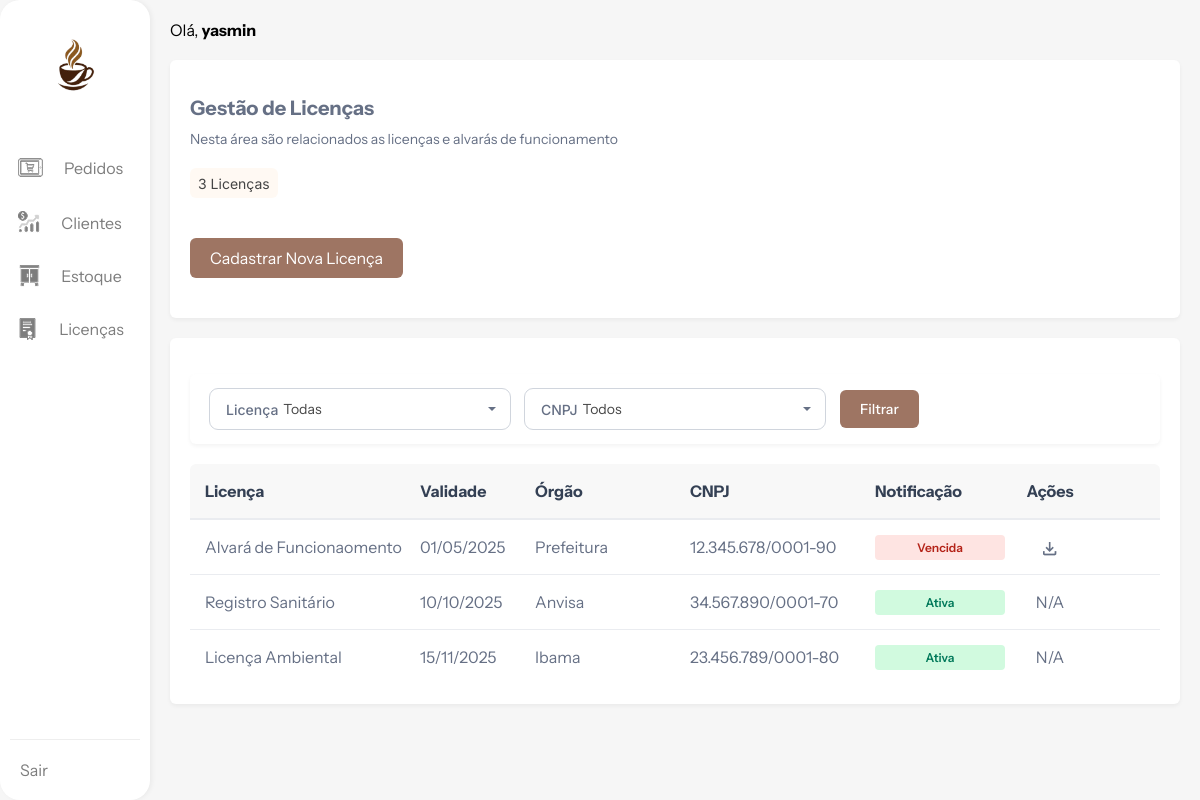
Screenshot of /views/licencas.php (signed in) with the database file from the repository.
### tables this page shows
CREATE TABLE IF NOT EXISTS `licencas` (
  `licenca_id` int NOT NULL AUTO_INCREMENT,
  `nome_licenca` varchar(100) NOT NULL,
  `cnpj` varchar(18) NOT NULL,
  `orgao_responsavel` varchar(100) NOT NULL,
  `data_validade` date NOT NULL,
  `prazo_expiracao` enum('30','60','90','140') NOT NULL,
  `caminho_documento` varchar(255) DEFAULT NULL,
  PRIMARY KEY (`licenca_id`)
);

### views/licencas.php (the view, shortened to what this page needs)
<?php
include("../config/conexao.php");
$sql_licencas = "SELECT licenca_id, nome_licenca, cnpj, orgao_responsavel, data_validade, prazo_expiracao, caminho_documento FROM licencas";
$sql_licencas .= " ORDER BY data_validade ASC";
$stmt_licencas = $mysqli->prepare($sql_licencas);
$stmt_licencas->execute();
$result_licencas = $stmt_licencas->get_result();
$total_licencas = 0;
if ($result_licencas) {
    $total_licencas = $result_licencas->num_rows;
}
?>
<!DOCTYPE html>
<html lang="pt-br">
<head>
    <link rel="stylesheet" href="../public/css/licencas.css">
</head>
<body>
    <nav>
        <a href="dashboard.php">
            <img src="../public/img/logo.png" alt="Logo Alvorada" />
        </a>
        <div class="nav-item">
            <img src="../public/icons/pedidos.png" alt="Ícone Pedidos" />
            <span>
                <a href="pedidos.php">Pedidos</a>
            </span>
        </div>
        <div class="nav-item">
            <img src="../public/icons/clientes.png" alt="Ícone Clientes" />
            <span>
                <a href="clientes.php">Clientes</a>
            </span>
        </div>
        <div class="nav-item">
            <img src="../public/icons/estoque.png" alt="Ícone Estoque" />
            <span>
                <a href="estoque.php">Estoque</a>
            </span>
        </div>
        <div class="nav-item">
            <img src="../public/icons/licenca.png" alt="Ícone Licenças" />
            <span>
                <a href="licencas.php">Licenças</a>
            </span>
        </div>
        <div class="nav-item logout">
            <span>
                <a href="../auth/logout.php">Sair</a>
            </span>
        </div>
    </nav>
    <main>
        <div class="greeting">
            <span>Olá,</span>
            <b><?php echo htmlspecialchars($_SESSION['nome_usuario']); ?></b>
        </div>
        <section class="section-card">
            <h2>Gestão de Licenças</h2>
            <p>Nesta área são relacionados as licenças e alvarás de funcionamento</p>
            <div class="tag">
                <span><?php echo $total_licencas; ?> Licenças</span>
            </div>
            <div class="btn-cadastrar-licenca">
                <a href="cadastro_licenca.php">Cadastrar Nova Licença</a>
            </div>
        </section>
        <section>
            <div class="section-card">
                <form action="licencas.php" method="GET">
                    <div class="filter-header">
                        <div class="filter">
                            <div class="filter-content-wrapper">
                                <label for="filtro_licenca">Licença</label>
                                <select name="filtro_licenca" id="filtro_licenca" class="filter-select">
                                    <option value="">Todas</option>
                                </select>
                            </div>
                            <div class="dropdown-icon">
                                <div></div>
                            </div>
                        </div>
                        <div class="filter">
                            <div class="filter-content-wrapper">
                                <label for="filtro_cnpj">CNPJ</label>
                                <select name="filtro_cnpj" id="filtro_cnpj" class="filter-select">
                                    <option value="">Todos</option>
                                </select>
                            </div>
                            <div class="dropdown-icon">
                                <div></div>
                            </div>
                        </div>
                        <button type="submit" class="btn-filtrar">Filtrar</button>
                    </div>
                </form>
                <div class="table-header">
                    <div>Licença</div>
                    <div>Validade</div>
                    <div>Órgão</div>
                    <div>CNPJ</div>
                    <div>Notificação</div>
                    <div>Ações</div>
                </div>
                <?php
                if ($result_licencas && $result_licencas->num_rows > 0) {
                    while ($licenca = $result_licencas->fetch_assoc()) {
                        $data_validade = new DateTime($licenca['data_validade']);
                        $hoje = new DateTime();
                        $intervalo = $hoje->diff($data_validade);
                        $dias_restantes = $intervalo->days;
                        $notificacao_status = 'N/A';
                        $notificacao_class = '';
                        $prazo_expiracao = (int)$licenca['prazo_expiracao'];
                        if ($data_validade < $hoje) {
                            $notificacao_status = 'Vencida';
                            $notificacao_class = 'vencida';
                        } elseif ($dias_restantes <= $prazo_expiracao && $data_validade > $hoje) {
                            $notificacao_status = "Faltam {$dias_restantes} dias";
                            $notificacao_class = 'proximo-vencimento';
                        } else {
                            $notificacao_status = 'Ativa';
                            $notificacao_class = 'ativa';
                        }
                        ?>
                        <div class="table-row">
                            <div><?php echo htmlspecialchars($licenca['nome_licenca']); ?></div>
                            <div><?php echo htmlspecialchars(date('d/m/Y', strtotime($licenca['data_validade']))); ?></div>
                            <div><?php echo htmlspecialchars($licenca['orgao_responsavel']); ?></div>
                            <div><?php echo htmlspecialchars($licenca['cnpj']); ?></div>
                            <div class="notificacao-badge <?php echo $notificacao_class; ?>">
                                <span><?php echo htmlspecialchars($notificacao_status); ?></span>
                            </div>
                            <div>
                                <?php if (!empty($licenca['caminho_documento'])) { ?>
                                    <a href="download_licenca.php?id=<?php echo htmlspecialchars($licenca['licenca_id']); ?>" title="Baixar Licença">
                                        <img src="../public/icons/download.png" alt="Baixar">
                                    </a>
                                <?php } else { ?>
                                    <span>N/A</span> <?php } ?>
                            </div>
                        </div>
                        <?php
                    }
                } else {
                    echo "<div class='table-row no-data'><div style='grid-column: 1 / span 6; text-align: center; padding: 20px;'>Nenhuma licença encontrada.</div></div>";
                }
                ?>
            </div>
        </section>
    </main>
</body>
</html>

### rows the page displays
licencas: nome_licenca "Alvará de Funcionaomento", data_validade "01/05/2025", orgao_responsavel "Prefeitura", cnpj "12.345.678/0001-90", data_validade "Vencida"
licencas: nome_licenca "Registro Sanitário", data_validade "10/10/2025", orgao_responsavel "Anvisa", cnpj "34.567.890/0001-70", notificacao_status "Ativa", shows "N/A"
licencas: nome_licenca "Licença Ambiental", data_validade "15/11/2025", orgao_responsavel "Ibama", cnpj "23.456.789/0001-80", notificacao_status "Ativa", shows "N/A"

### other values shown
$_SESSION['nome_usuario'] "yasmin"
$total_licencas "3"
